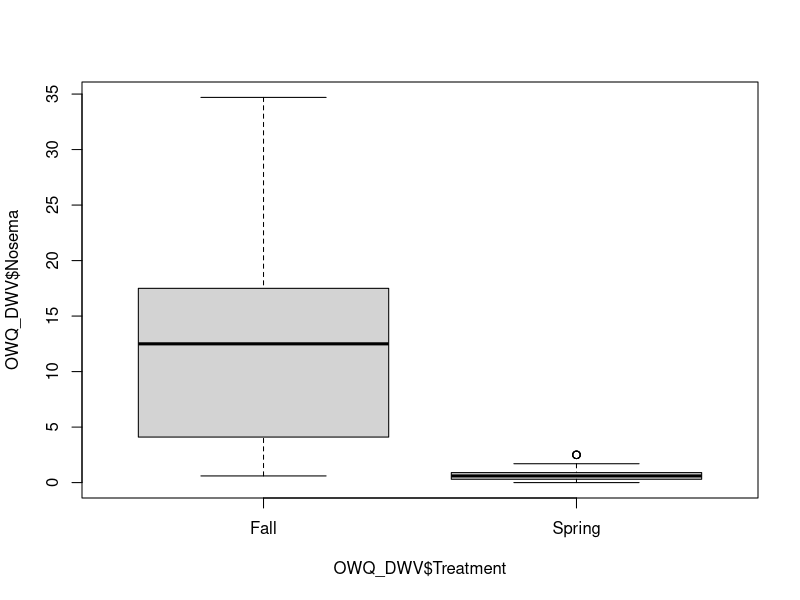
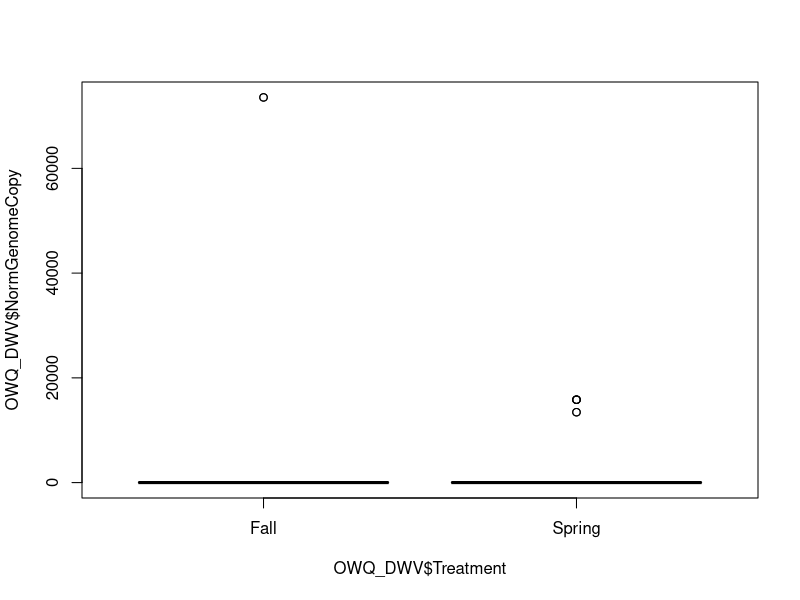
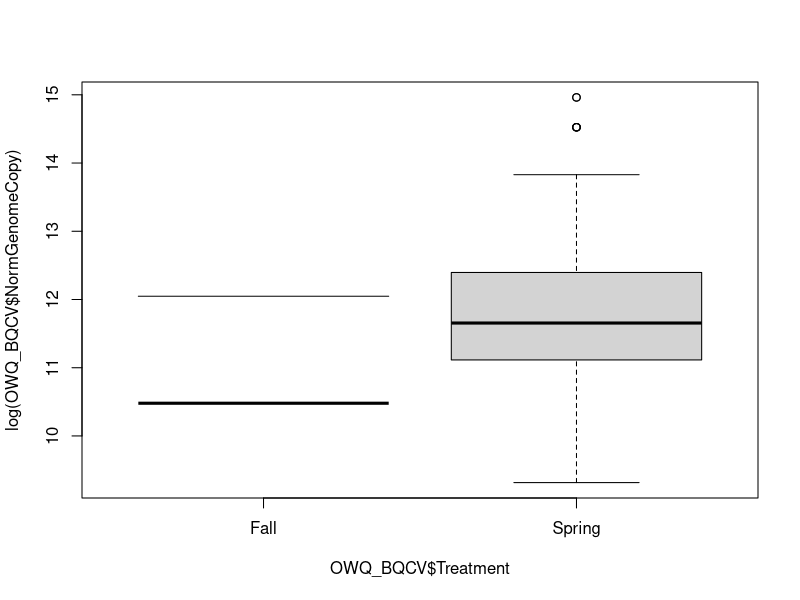

The R script that drew these images, in order: (Note: this script raises an error after producing the figures.)
###########################################################################################
# Data Analysis for 2016 Bombus Overwintering Queen Study
# Kim Mack-Nair 
# April 12, 2018
###########################################################################################

#Preliminaries:
# Clear memory of characters
ls()
rm(list=ls())
#install.packages("ggplot2")
#install.packages("dplyr")
#install.packages("plyr")
#install.packages("lme4")
#install.packages("car")


# Call Required Packages
library("ggplot2")
library("dplyr")
library("plyr")
library("lme4")
library("car")

# Set Working Directory: 
# setwd("~/Desktop/OverwinteringQueens")

# read in data:
Bee_Data <- read.table("Bee_Data.csv", header=TRUE, sep = ",", stringsAsFactors = FALSE) 

OverwinteringQueens_Results <- read.table("OverwinteringQueens_Results.csv", header=TRUE, sep = ",", stringsAsFactors = FALSE)

# merge data sets
OverwinteringQueens_Results <- merge(Bee_Data, OverwinteringQueens_Results, by=c("Sample.Name"), all.y=TRUE )

###########################################################################################
# Functions

###########################################################################
# function name: PrelimClean (requires dplyr package)
# description: removes unneeded PCR file columns, gblock, NTC and duplicates 
# parameters: 
# data = data frame, 
# returns a DF that is partially cleaned 
###########################################################################

PrelimClean <- function(data=data){
  
  # take only columns that we want:
  data <- select(data, Sample.Name, Target.Name, Cq.Mean, Cq.Standard.Deviation, Tm1, Quantity.Mean, Treatment, Nosema, dil.factor)
  
  # remove duplicate rows
  data<-data[!duplicated(data),]
  
  # remove NTC rows from dataframe:
  data<-data[!(data$Sample.Name=="No Sample"),]
  
  # remove Gblock rows from dataframe:
  data<-data[!(data$Sample.Name=="Gblock"),]
  # remove Gblock rows from dataframe:
  data<-data[!(data$Sample.Name=="gBlocks"),]
  
  return(data)
}

###########################################################################
# END OF FUNCITON
###########################################################################



###########################################################################
# function name: VirusNorm
# description: normalizes virus data with dilutions and constants 
# parameters: number of bees and a data frame 
# returns a dataframe with normalized virus values 
###########################################################################

VirusNorm <- function(number_bees = 1, data=data){
  
  # set constant values for genome copies per bee calculations:
  crude_extr<- 100
  eluteRNA <- 50
  GITCperbee <- 200
  cDNA_eff <- 0.1
  rxn_vol <- 3
  total_extr_vol<- 600
  
  #create column for total_extr_vol
  total_extr_vol <- (GITCperbee * number_bees)
  

  # create column for genome copies per bee:
  data$genomeCopy <- ((((((data$Quantity.Mean / cDNA_eff) / rxn_vol) * data$dil.factor) * eluteRNA) / crude_extr) * total_extr_vol) / number_bees
  
  # norm_genomeCopy is 0 if NA
  data$genomeCopy[is.na(data$genomeCopy)] <- 0
  
  return(data)
  
}

###########################################################################
# END OF FUNCITON
###########################################################################






###########################################################################
# function name: actinNormal
# description: normalizes virus data with actin values 
# parameters: a data frame with actin values
# returns a dataframe with normalized virus values 
###########################################################################

actinNormal <- function(data=data){
  
  # pull only actin values out of dataframe
  ActinOnly <- data[which(data$Target.Name=="ACTIN"),]
  
  # create DF of ACTIN genome copies and lab ID:
  ActinDF <- data.frame(ActinOnly$Sample.Name, ActinOnly$genomeCopy)
  colnames(ActinDF) <- c("Sample.Name", "ACT_genomeCopy")
  
  # merge ACTIN dataframe with main dataframe:
  #Need rownames and all.x=TRUE because data frames are different sizes.
  data <- merge(data, ActinDF, by=c("Sample.Name"), all.x=TRUE)
  
  # find mean of all ACTIN values:
  ActinMean <- mean(ActinOnly$genomeCopy, na.rm = TRUE)
  
  # create column for normalized genome copies per bee:
  data$NormGenomeCopy <- (data$genomeCopy/data$ACT_genomeCopy)*ActinMean
  
  return(data)
}


###########################################################################
# END OF FUNCITON
###########################################################################




###########################################################################
# function name: CT_Threash
# description: creates binary data and makes genome copy 0 if below Ct threash
# parameters: dataframe
###########################################################################

CT_Threash <- function(data=data){
  
  splitDF <- split(data, data$Target.Name)
  
  # make norm_genome_copbee 0 if Ct value is > 32.918
  splitDF$DWV$NormGenomeCopy[which(splitDF$DWV$Cq.Mean > 32.918)] <- 0
  splitDF$BQCV$NormGenomeCopy[which(splitDF$BQCV$Cq.Mean > 32.525)] <- 0
  
  splitDF$DWV$virusBINY  <- ifelse(splitDF$DWV$Cq.Mean > 32.918, 0, 1)
  splitDF$BQCV$virusBINY  <- ifelse(splitDF$BQCV$Cq.Mean > 32.525, 0, 1)
  
  # merge split dataframe back into "BombSurv" dataframe:
  data <- rbind(splitDF$DWV, splitDF$BQCV)
  
  # norm_genomeCopy is 0 if NA
  data$virusBINY[is.na(data$virusBINY)] <- 0
  
  return(data)
  
}



###############################################################################################
################################### PROGRAM BODY ##############################################
###############################################################################################

# running functions to clean data set:
OverwinteringQueens_Results <- PrelimClean(OverwinteringQueens_Results)
OverwinteringQueens_Results<- VirusNorm(number_bees = 1, OverwinteringQueens_Results)
OverwinteringQueens_Results<- actinNormal(OverwinteringQueens_Results)
OverwinteringQueens_Results<- CT_Threash(OverwinteringQueens_Results)

# split data set by virus
OWQ_split <- split(OverwinteringQueens_Results, OverwinteringQueens_Results$Target.Name)

# create BQCV data set
OWQ_BQCV <- OWQ_split$BQCV

# create DWV data set
OWQ_DWV <- OWQ_split$DWV

############################################################################################
# PRELIM ANALYSIS:

#Nosema load by treatment plot
boxplot(OWQ_DWV$Nosema~OWQ_DWV$Treatment)
#Nosema load by treatment plot
summary(aov(OWQ_DWV$Nosema~OWQ_DWV$Treatment))
#Nosema load by treatment plot
kruskal.test(OWQ_DWV$Nosema~as.factor(OWQ_DWV$Treatment))

boxplot(OWQ_DWV$NormGenomeCopy~OWQ_DWV$Treatment)
summary(aov(OWQ_DWV$NormGenomeCopy~OWQ_DWV$Treatment))
kruskal.test(OWQ_DWV$NormGenomeCopy~as.factor(OWQ_DWV$Treatment))

boxplot(log(OWQ_BQCV$NormGenomeCopy)~OWQ_BQCV$Treatment)
summary(aov(OWQ_BQCV$NormGenomeCopy~OWQ_BQCV$Treatment))
kruskal.test(OWQ_BQCV$NormGenomeCopy~as.factor(OWQ_BQCV$Treatment))








